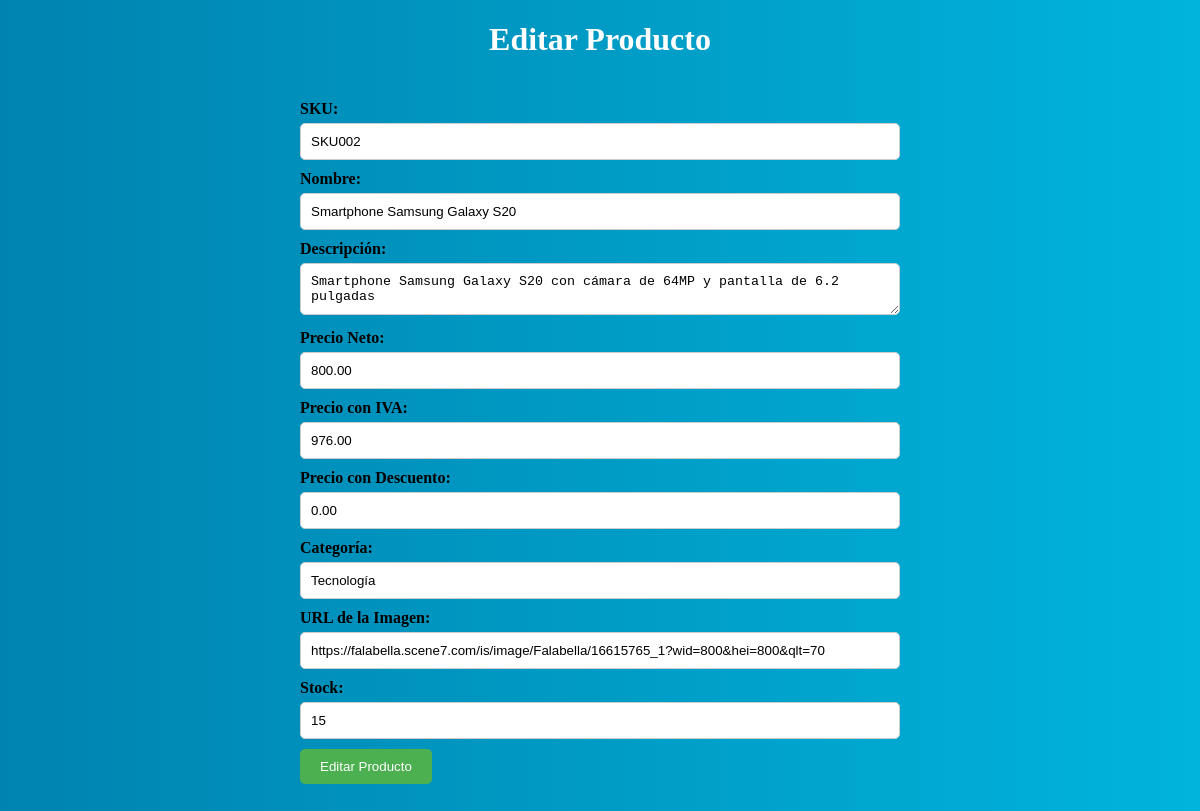
Page /edit.php?id=2 on the committed database.
### tables this page shows
CREATE TABLE `productos` (
  `id` int NOT NULL AUTO_INCREMENT,
  `sku` varchar(50) NOT NULL,
  `nombre` varchar(255) NOT NULL,
  `descripcion` text,
  `precio_neto` decimal(10,2) NOT NULL,
  `precio_iva` decimal(10,2) NOT NULL,
  `precio_descuento` decimal(10,2) DEFAULT NULL,
  `categoria` varchar(50) DEFAULT NULL,
  `imagen` varchar(255) DEFAULT NULL,
  `stock` int NOT NULL,
  PRIMARY KEY (`id`),
  UNIQUE KEY `sku` (`sku`)
);

### edit.php (the view, shortened to what this page needs)
<!DOCTYPE html>
<html lang="es">
<head>
    <link rel="stylesheet" href="styles.css">
</head>
<body>
    <h1>Editar Producto</h1>
    <?php
    if (isset($_GET['id'])) {
        $id = $_GET['id'];
        $host = 'localhost:3307';
        $usuario = 'root';
        $contrasena = 'root';
        $basedatos = 'productos_k';
        $conexion = new mysqli($host, $usuario, $contrasena, $basedatos);
        $sql = "SELECT * FROM productos WHERE id=$id";
        $result = $conexion->query($sql);
        if ($result->num_rows > 0) {
            $row = $result->fetch_assoc();
            echo '
            <form action="update.php" method="post">
                <input type="hidden" name="id" value="' . $row['id'] . '">
                <label for="sku">SKU:</label>
                <input type="text" name="sku" value="' . $row['sku'] . '" required><br>
                <label for="nombre">Nombre:</label>
                <input type="text" name="nombre" value="' . $row['nombre'] . '" required><br>
                <label for="descripcion">Descripción:</label>
                <textarea name="descripcion">' . $row['descripcion'] . '</textarea><br>
                <label for="precio_neto">Precio Neto:</label>
                <input type="number" name="precio_neto" value="' . $row['precio_neto'] . '" step="0.01" required><br>
                <label for="precio_iva">Precio con IVA:</label>
                <input type="number" name="precio_iva" value="' . $row['precio_iva'] . '" step="0.01" required><br>
                <label for="precio_descuento">Precio con Descuento:</label>
                <input type="number" name="precio_descuento" value="' . $row['precio_descuento'] . '" step="0.01"><br>
                <label for="categoria">Categoría:</label>
                <input type="text" name="categoria" value="' . $row['categoria'] . '"><br>
                <label for="imagen">URL de la Imagen:</label>
                <input type="text" name="imagen" value="' . $row['imagen'] . '"><br>
                <label for="stock">Stock:</label>
                <input type="number" name="stock" value="' . $row['stock'] . '" required><br>
                <input type="submit" name="editar" value="Editar Producto">
            </form>';
        } else {
            echo '<p>No se encontró ningún producto con el ID proporcionado.</p>';
        }
    } else {
        echo '<p>No se proporcionó un ID de producto para editar.</p>';
    }
    ?>
</body>
</html>

### styles.css (style rules this page uses)
body { background: #00B4DB; background: -webkit-linear-gradient(to right, #0083B0, #00B4DB); background: linear-gradient(to right, #0083B0, #00B4DB); }
form { max-width: 600px; margin: 0 auto; padding: 20px; }
label { display: block; margin-bottom: 5px; font-weight: bold; }
input[type="text"], input[type="number"], input[type="password"], textarea { width: 100%; padding: 10px; margin-bottom: 10px; border: 1px solid #ccc; border-radius: 5px; box-sizing: border-box; }
input[type="submit"] { background-color: #4CAF50; color: white; padding: 10px 20px; border: none; border-radius: 5px; cursor: pointer; }
h1 { color: white; text-align: center; }

### rows in the picture
productos: sku "SKU002", nombre "Smartphone Samsung Galaxy S20", descripcion "Smartphone Samsung Galaxy S20 con cámara de 64MP y pantalla de 6.2 pulgadas", precio_neto "800.00", precio_iva "976.00", precio_descuento "0.00", categoria "Tecnología", imagen "https://falabella.scene7.com/is/image/Falabella/16615765_1?wid=800&hei=800&qlt=70", stock "15"
